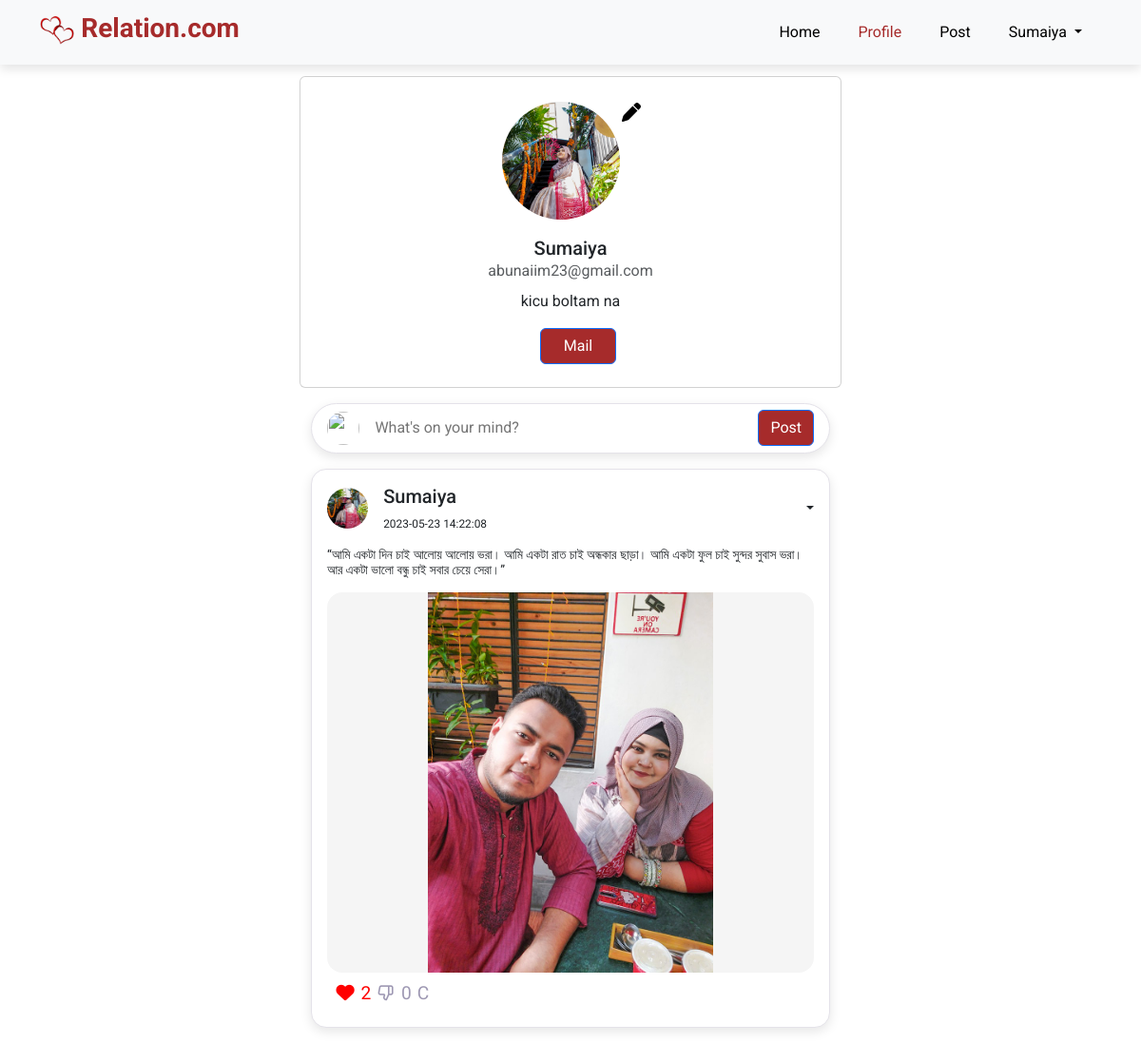
Screenshot of /profile.php (signed in) with the database file from the repository.
### tables this page shows
CREATE TABLE `users` (
  `id` int(11) NOT NULL,
  `name` varchar(191) NOT NULL,
  `email` varchar(191) NOT NULL,
  `profile_image` varchar(191) NOT NULL,
  `password` varchar(191) NOT NULL,
  `role_as` tinyint(4) NOT NULL DEFAULT 0,
  `bio` longtext NOT NULL,
  `created_at` timestamp NOT NULL DEFAULT current_timestamp()
);

CREATE TABLE `posts` (
  `id` int(11) NOT NULL,
  `user_id` int(11) NOT NULL,
  `text_des` longtext NOT NULL,
  `image` varchar(255) NOT NULL,
  `created_at` timestamp NOT NULL DEFAULT current_timestamp()
);

### controller/GetController.php (called while the page is built, shortened)
<?php
include('config/dbcon.php');
function getUserMe()
{
    global $conn;
    $user_id =  $_SESSION['auth_user']['user_id'];
    $query = "SELECT * FROM users WHERE id='$user_id' " ;
    return mysqli_query($conn, $query);
}
function getPostMyAll()
{
    global $conn;
    $user_id =  $_SESSION['auth_user']['user_id'];
    $query = "SELECT posts.*, users.name, users.profile_image  FROM posts
    INNER JOIN users
    ON posts.user_id = users.id
    WHERE posts.user_id='$user_id'
    ORDER BY id DESC" ;
    return mysqli_query($conn, $query);
}
?>

### profile.php (the view, shortened to what this page needs)
<?php
include('includes/header.php');
if (isset($_SESSION['auth'])) {
    include('includes/post-modal.php');
}
include('controller/GetController.php');
?>
<div class="container" style="margin-top: 80px;">
    <div class="row">
        <div class="col-md-3"></div>
        <div class="col-md-6">
            <?php
            $user_me = getUserMe();
            if (mysqli_num_rows($user_me) > 0) {
                $data = mysqli_fetch_array($user_me);
            ?>
                <div class="row d-flex justify-content-center">
                    <div class="card p-3 py-4">
                        <div class="d-flex justify-content-center">
                            <?php
                            if ($data['profile_image'] == '') {
                            ?>
                                <img src="assets/images/img_avatar.png" width="100" height="100" class="rounded-circle">
                            <?php
                            } else {
                            ?>
                                <div class="circle">
                                    <img src="uploads/profile/<?= $data['profile_image']; ?>">
                                </div>
                            <?php
                            }
                            ?>
                            <a href="edit-profile.php">
                            </a>
                        </div>
                        <div class="text-center mt-2">
                            <h5 class="mt-2 mb-0 text-bold"><?= $data['name']; ?></h5>
                            <span class="text-muted mt-0"><?= $data['email']; ?></span>
                            <div class="px-4 mt-2">
                                <p class="fonts">
                                    <?php
                                    if ($data['bio'] == '') {
                                        echo "Add your bio";
                                    } else {
                                        echo $data['bio'];
                                    }
                                    ?>
                                </p>
                            </div>
                            <div class="buttons">
                                <a class="btn btn-primary px-4 ms-3" target="_blank" href="https://mail.google.com/mail/u/0/#inbox?compose=new">Mail</a>
                            </div>
                        </div>
                    </div>
                </div>
            <?php
            }
            ?>
            <div class="middle">
                <?php if (isset($_SESSION['auth'])) { ?>
                    <div class="create-post">
                        <div class="profile-photo">
                            <img height="100%" width="100%" src="assets/images/AN3.jpeg" alt="" />
                        </div>
                        <input type="text" placeholder="What's on your mind?" data-bs-toggle="modal" data-bs-target="#postModal" id="create-post" />
                        <input type="submit" value="Post" class="btn btn-primary" />
                    </div>
                <?php } ?>
                <?php
                $userid = $data['id'];
                $post_items = getPostMyAll();
                if (mysqli_num_rows($post_items) > 0) {
                ?>
                    <div class="feeds" id='autoReload'>
                        <?php
                        foreach ($post_items as $item) {
                            $postid = $item['id'];
                            $type = -1;
                            $status_query = "SELECT count(*) as cntStatus,type FROM like_unlike WHERE user_id=" . $userid . " and post_id=" . $postid;
                            $status_result = mysqli_query($conn, $status_query);
                            $status_row = mysqli_fetch_array($status_result);
                            $count_status = $status_row['cntStatus'];
                            if ($count_status > 0) {
                                $type = $status_row['type'];
                            }
                            $like_query = "SELECT COUNT(*) AS cntLikes FROM like_unlike WHERE type=1 and post_id=" . $postid;
                            $like_result = mysqli_query($conn, $like_query);
                            $like_row = mysqli_fetch_array($like_result);
                            $total_likes = $like_row['cntLikes'];
                            $unlike_query = "SELECT COUNT(*) AS cntUnlikes FROM like_unlike WHERE type=0 and post_id=" . $postid;
                            $unlike_result = mysqli_query($conn, $unlike_query);
                            $unlike_row = mysqli_fetch_array($unlike_result);
                            $total_unlikes = $unlike_row['cntUnlikes'];
                        ?>
                            <div class="feed">
                                <div class="head">
                                    <div class="user">
                                        <div class="profile-photo">
                                            <img height="100%" width="100%" src="uploads/profile/<?= $item['profile_image']; ?>" alt="" />
                                        </div>
                                        <div class="info">
                                            <h5><?= $item['name'] ?></h5>
                                            <small><?= $item['created_at'] ?></small>
                                        </div>
                                    </div>
                                    <span class="delete">
                                        <a class="nav-link dropdown-toggle" href="#" role="button" data-bs-toggle="dropdown" aria-expanded="false">
                                        </a>
                                    </span>
                                </div>
                                <div>
                                    <div class="caption mt-3">
                                        <p><?= $item['text_des'] ?></p>
                                    </div>
                                    <div class="photo  ">
                                        <img src="uploads/post/<?= $item['image'] ?>" alt="" />
                                    </div>
                                </div>
                                <div class="action-button">
                                    <div class="interaction-buttons">
                                        <span>
                                            <button type="button" id="like_<?php echo $postid; ?>" class="like m-0 p-0" style="<?php if ($type == 1) {
                                                                                                                                    echo "color: red;";
                                                                                                                                } ?>"> <i class="fa-solid fa-heart"></i> <?php echo $total_likes ?></button>
                                        </span>
                                        <span>
                                            <button type="button" id="unlike_<?php echo $postid; ?>" class="unlike m-0 p-0" style="<?php if ($type == 0) {
                                                                                                                                        echo "color: #ffa449;";
                                                                                                                                    } ?>"> <i class="uil uil-thumbs-down"></i> <?php echo $total_unlikes ?></button>
                                        </span>
                                        <span>
                                            <button type="button" class="comment m-0 p-0" data-toggle="reply-form" data-target="<?php echo $postid; ?>">C</button>
                                        </span>
                                    </div>
                                </div>
                            </div>
                        <?php  } ?>
                    </div>
                <?php  } ?>
            </div>
        </div>
        <div class="col-md-3"></div>
    </div>
</div>
<?php
include('includes/footer.php');
?>

### includes/header.php (shortened to what this page needs)
<!doctype html>
<html lang="en">
<head>
  <link href="assets/css/bootstrap.min.css" rel="stylesheet">
  <link href="assets/css/style.css" rel="stylesheet">
  <link rel="stylesheet" href="https://cdnjs.cloudflare.com/ajax/libs/font-awesome/6.3.0/css/all.min.css" />
  <link href="assets/css/owl.theme.default.min.css" rel="stylesheet">
  <link href="assets/css/owl.carousel.min.css" rel="stylesheet">
  <link rel="stylesheet" href="https://cdnjs.cloudflare.com/ajax/libs/font-awesome/6.3.0/css/all.min.css" />
     <link rel="stylesheet" href="https://unicons.iconscout.com/release/v4.0.0/css/line.css" />
  <link rel="stylesheet" href="//cdn.jsdelivr.net/npm/alertifyjs@1.13.1/build/css/alertify.min.css"/>
  <link rel="stylesheet" href="//cdn.jsdelivr.net/npm/alertifyjs@1.13.1/build/css/themes/bootstrap.min.css"/>
</head>
<body>
  <?php include ('includes/navbar.php') ?>

### includes/navbar.php (shortened to what this page needs)
<?php
$page = substr($_SERVER['SCRIPT_NAME'], strrpos($_SERVER['SCRIPT_NAME'], "/")+1);
?>
  <nav class="navbar navbar-expand-lg navbar-light bg-light py-2 fixed-top">
    <div class="container">
      <a class="navbar-brand" href="#">
        <h3 class="icon-relation"><img height="30" src="assets/images/love.png" alt=""> Relation.com</h3>
      </a>
      <div class="collapse navbar-collapse" id="navbarSupportedContent">
        <ul class="navbar-nav navbar-nav  ms-auto mb-2 mb-lg-0">
          <li class="nav-item">
            <a class="nav-link <?= $page=="index.php"?'active':''?>" aria-current="page" href="index.php">Home</a>
          </li>
          <li class="nav-item">
            <a class="nav-link <?= $page=="profile.php"?'active':''?>" aria-current="page" href="profile.php">Profile</a>
          </li>
          <?php if (isset($_SESSION['auth'])) { ?>
            <li class="nav-item">
            <a class="nav-link " aria-current="page" data-bs-toggle="modal" data-bs-target="#postModal">Post</a>
          </li>
          <?php }?>
          <?php if (isset($_SESSION['auth'])) { ?>
            <li class="nav-item dropdown">
              <a class="nav-link dropdown-toggle" href="#" role="button" data-bs-toggle="dropdown" aria-expanded="false">
                <?= $_SESSION['auth_user']['name'] ?>
              </a>
            </li>
          <?php } ?>
        </ul>
      </div>
    </div>
  </nav>

### includes/post-modal.php (shortened to what this page needs)
<link href='https://unpkg.com/boxicons@2.0.9/css/boxicons.min.css' rel='stylesheet'>

### includes/footer.php (shortened to what this page needs)
   </body>
</html>

### assets/css/style.css (style rules this page uses)
:root { --primary-color-hue: 252; --dark-color-lightness: 17%; --light-color-lightness: 95%; --white-color-lightness: 100%; --color-primary: hsl(var(--primary-color-hue), 75%, 60%); --color-light: hsl(252, 30%, var(--light-color-lightness)); --color-dark: hsl(252, 30%, var(--dark-color-lightness)); --color-white: hsl(252, 30%, var(--white-color-lightness)); --color-gray: hsl(252, 15%, 65%); --color-secondary: hsl(252, 100%, 90%); --color-success: hsl(120, 95%, 65%); --color-black: hsl(252, 30%, 10%); --color-danger: hsl(0, 95%, 65%); --color-brown:hsl(0, 59%, 41%); --border-radious: 2rem; --card-border-radious: 1rem; --btn-padding: 0.6rem 2rem; --search-padding: 0.6rem 1rem; --card--padding: 1rem; --sticky-top-left: 5.4rem; --sticky-top-right: -18rem; }
* { margin: 0; padding: 0; box-sizing: border-box; font-family: 'Roboto', sans-serif; }
a { text-decoration: none; }
.icon-relation { color: var(--color-brown); font-weight: bold; }
button { font-size: 0.8rem; font-weight: 700px; outline: none; border: none; background-color: #1d1d1d; color: aliceblue; padding: 13px 30px; cursor: pointer; text-transform: uppercase; transition: 0.3 ease; }
.navbar { font-size: 16px; top: 0; left: 0;box-shadow: 0 5px 10px rgba(0, 0, 0, 0.1); }
.navbar-light .navbar-nav .nav-link { padding: 0 20px !important; color: black; transition: 0.3s ease!important; }
.navbar-light .navbar-nav .nav-link:hover, .navbar i:hover, .navbar-light .navbar-nav .nav-link.active, .navbar i.active { color: var(--color-brown)!important; }
.collapse { position: relative; }
.middle .create-post { border: 1px solid hsl(257, 14%, 90%); width: 100%; display: flex; box-shadow: rgba(0, 0, 0, 0.1) 0px 4px 12px; align-items: center; margin-top: 1rem; background: var(--color-white); padding: 0.4rem var(--card--padding); border-radius: var(--border-radious); }
.middle .create-post input[type="text"] { justify-self: start; border: none; outline: none; cursor: pointer; width: 100%; padding-left: 1rem; margin-right: .5rem; background: transparent; color: var(--color-dark); }
.btn { display: inline-block; padding: var(--btn-padding); font-weight: 500; border-radius: var(--border-radious); background: var(--color-brown)!important; border: none; cursor: pointer; transition: all 300ms ease; }
.middle .profile-photo { width: 2.7rem; aspect-ratio: 1/1; border-radius: 50%; overflow-y: hidden; }
.middle .photo { display: flex; justify-content: center; align-items: center; background: whitesmoke; }
.middle img { display: block; max-height: 400px; max-width: 100%; }
.middle .feeds .feed { border: 1px solid hsl(257, 14%, 90%); box-shadow: rgba(0, 0, 0, 0.1) 0px 4px 12px; background: var(--color-white); border-radius: var(--card-border-radious); padding: var(--card--padding); margin: 1rem 0; font-size: 0.85rem; line-height: 1rem; }
.middle .feeds .feed .head { display: flex; justify-content: space-between; align-items: center; }
.middle .feeds .feed .user { display: flex; align-items: center; gap: 1rem; }
.middle .feeds .feed .photo { border-radius: var(--card-border-radious); margin: 0.7rem 0; overflow: hidden; }
.middle .feeds .feed .action-button { display: flex; justify-content: space-between; align-items: center; margin: 0.6rem; font-size: 1.2rem; }
.middle .feeds .feed .action-button button { font-size: 1.2rem; }
.middle .feeds .feed .action-button .like,.unlike,.comment { border: 0; background: none!important; letter-spacing: 1px; color: var(--color-gray); }
.middle .feeds .feed .action-button .like,.unlike:hover { cursor: pointer; }
.circle { border-radius: 100% !important; overflow: hidden; width: 128px; height: 128px; border: 2px solid rgba(255, 255, 255, 0.2); }
.circle img { max-width: 100%; height: auto; }
.end { right: 0; }

### includes/post-modal.php (style rules this page uses)
:root { --blue: #0071FF; --light-blue: #B6DBF6; --dark-blue: #005DD1; --grey: #f2f2f2; }

### rows the page displays
users: profile_image (picture), name "Sumaiya", email "abunaiim23@gmail.com", bio "kicu boltam na"
posts: user.profile_image (picture), user.name "Sumaiya", created_at "2023-05-23 14:22:08", text_des "“আমি একটা দিন চাই আলােয় আলােয় ভরা। আমি একটা রাত চাই অন্ধকার ছাড়া। আমি একটা ফুল চাই সুন্দর সুবাস ভরা। আর একটা ভালাে বন্ধু চাই সবার চেয়ে সেরা।”", image (picture), total_likes "2", total_unlikes "0"

### other values shown
$_SESSION['auth_user']['name'] "Sumaiya"
